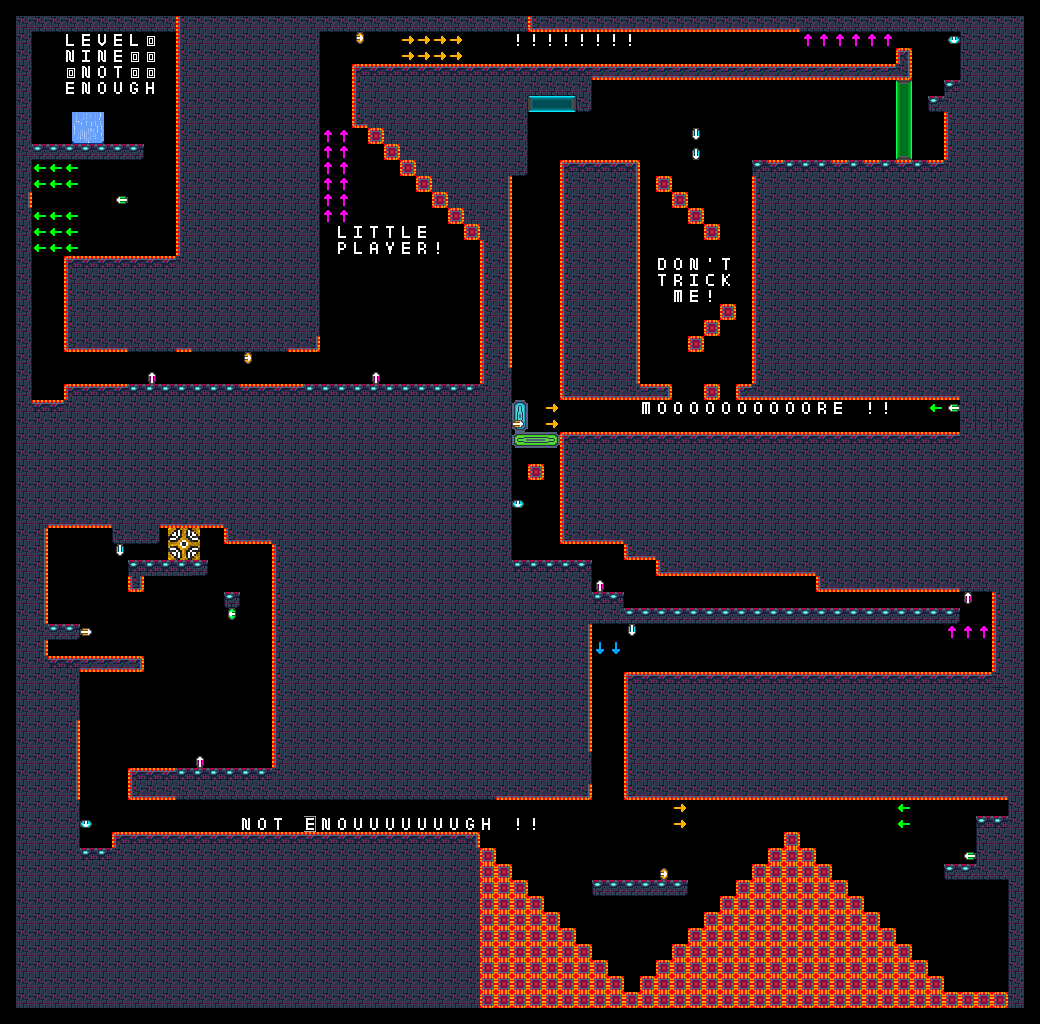

Below is a game level as drawn by its tile map, then a one-line description and the .tmx that defines it (tile-layer data replaced by summaries):
An orthogonal 65x64 tile map with 16x16 px tiles, 9 tile layers (Gw_green_open, Gw_blue_open, Gw_green, Gw_blue, ...), 5 hidden layers not drawn, 11 tilesets and 25 objects (9x down, 6x left, 5x up, 5x right).

<map version="1.10" tiledversion="1.10.2" orientation="orthogonal" renderorder="right-down" width="65" height="64" tilewidth="16" tileheight="16" infinite="0" nextlayerid="23" nextobjectid="73">
 <tileset firstgid="1" source="../tilesets/01_utilities.tsx" />
 <tileset firstgid="3" source="../tilesets/02_portal.tsx" />
 <tileset firstgid="27" source="../tilesets/03_futuristic_city.tsx" />
 <tileset firstgid="51" source="../tilesets/04_gravity_switch.tsx" />
 <tileset firstgid="67" source="../tilesets/05_gravity_flow.tsx" />
 <tileset firstgid="79" source="../tilesets/06_wall_of_death.tsx" />
 <tileset firstgid="95" source="../tilesets/07_gravity_walls.tsx" />
 <tileset firstgid="143" source="../tilesets/08_gravity_walls_open.tsx" />
 <tileset firstgid="191" source="../tilesets/09_arrow.tsx" />
 <tileset firstgid="195" source="../tilesets/10_alpha.tsx" />
 <tileset firstgid="225" source="../tilesets/11_alpha_key.tsx" />
 <objectgroup id="12" name="gravity_walls" locked="1">
  <object id="71" type="left" x="512" y="432" width="48" height="16" />
  <object id="72" type="down" x="512" y="400" width="16" height="32" />
 </objectgroup>
 <objectgroup id="9" name="gravity_switch" locked="1">
  <object id="31" type="left" x="116" y="196" width="12" height="8" />
  <object id="34" type="up" x="148" y="372" width="8" height="12" />
  <object id="35" type="right" x="244" y="352" width="8" height="12" />
  <object id="37" type="right" x="356" y="32" width="8" height="12" />
  <object id="39" type="up" x="372" y="372" width="8" height="12" />
  <object id="41" type="left" x="896" y="80" width="16" height="80" />
  <object id="42" type="down" x="528" y="96" width="48" height="16" />
  <object id="43" type="down" x="692" y="128" width="8" height="12" />
  <object id="45" type="down" x="948" y="36" width="12" height="8" />
  <object id="47" type="right" x="512" y="420" width="12" height="8" />
  <object id="48" type="left" x="948" y="404" width="12" height="8" />
  <object id="57" type="down" x="512" y="500" width="12" height="8" />
  <object id="60" type="up" x="964" y="592" width="8" height="12" />
  <object id="61" type="down" x="628" y="624" width="8" height="12" />
  <object id="62" type="right" x="660" y="868" width="8" height="12" />
  <object id="63" type="left" x="964" y="852" width="12" height="8" />
  <object id="64" type="down" x="80" y="820" width="12" height="8" />
  <object id="65" type="up" x="196" y="756" width="8" height="12" />
  <object id="66" type="left" x="228" y="608" width="8" height="12" />
  <object id="67" type="right" x="80" y="628" width="12" height="8" />
  <object id="68" type="down" x="116" y="544" width="8" height="12" />
  <object id="69" type="up" x="596" y="580" width="8" height="12" />
  <object id="70" type="down" x="692" y="148" width="8" height="12" />
 </objectgroup>
 <layer id="22" name="Gw_orange_open" width="65" height="64" visible="0" locked="1">
  <data>[4160 cells, 0 non-empty, 0 distinct tile ids]</data>
 </layer>
 <layer id="21" name="Gw_green_open" width="65" height="64" locked="1">
  <data>[4160 cells, 3 non-empty, 3 distinct tile ids]</data>
 </layer>
 <layer id="20" name="Gw_rose_open" width="65" height="64" visible="0" locked="1">
  <data>[4160 cells, 0 non-empty, 0 distinct tile ids]</data>
 </layer>
 <layer id="19" name="Gw_blue_open" width="65" height="64" locked="1">
  <data>[4160 cells, 2 non-empty, 1 distinct tile ids]</data>
 </layer>
 <layer id="16" name="Gw_orange" width="65" height="64" visible="0" locked="1">
  <data>[4160 cells, 0 non-empty, 0 distinct tile ids]</data>
 </layer>
 <layer id="15" name="Gw_green" width="65" height="64" locked="1">
  <data>[4160 cells, 3 non-empty, 3 distinct tile ids]</data>
 </layer>
 <layer id="14" name="Gw_rose" width="65" height="64" visible="0" locked="1">
  <data>[4160 cells, 0 non-empty, 0 distinct tile ids]</data>
 </layer>
 <layer id="13" name="Gw_blue" width="65" height="64" locked="1">
  <data>[4160 cells, 2 non-empty, 1 distinct tile ids]</data>
 </layer>
 <layer id="11" name="Decoration" width="65" height="64" locked="1">
  <data>[4160 cells, 151 non-empty, 32 distinct tile ids]</data>
 </layer>
 <layer id="10" name="Filling" width="65" height="64" locked="1">
  <data>[4160 cells, 1906 non-empty, 17 distinct tile ids]</data>
 </layer>
 <layer id="8" name="Collision" width="65" height="64" locked="1">
  <data>[4160 cells, 251 non-empty, 13 distinct tile ids]</data>
 </layer>
 <layer id="5" name="Wall_of_death" width="65" height="64" locked="1">
  <data>[4160 cells, 443 non-empty, 14 distinct tile ids]</data>
 </layer>
 <layer id="1" name="IO" width="65" height="64" locked="1">
  <data>[4160 cells, 12 non-empty, 12 distinct tile ids]</data>
 </layer>
 <layer id="2" name="Border" width="65" height="64" visible="0" locked="1">
  <data>[4160 cells, 250 non-empty, 1 distinct tile ids]</data>
 </layer>
</map>
